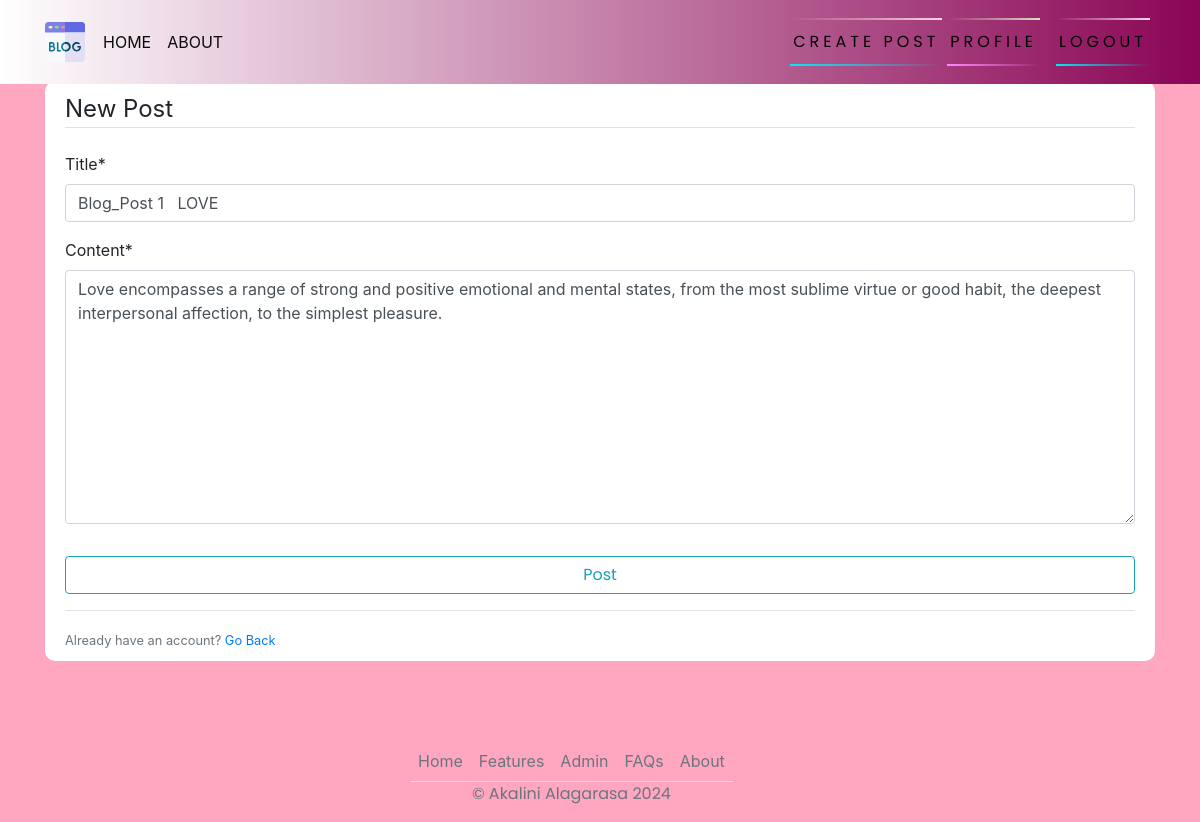
Page /post/1/update/ (signed in) on the committed database.
### blog/models.py (models this page shows, shortened)
class Post(models.Model):
    title = models.CharField(max_length=200)
    content = models.TextField()
    date_posted = models.DateTimeField(default=timezone.now)
    author = models.ForeignKey(User, on_delete=models.CASCADE)

### blog/views.py (the view, shortened to what this page needs)
# urls.py: path('post/<int:pk>/update/', PostUpdateView.as_view(), name="blog-update"),
class PostUpdateView(LoginRequiredMixin, UserPassesTestMixin, UpdateView):
    model = Post
    fields = ['title', 'content']
    def test_func(self):
        post = self.get_object()
        if self.request.user == post.author:
            return True
        return False

### blog/templates/blog/post_form.html (shortened to what this page needs)
{% extends 'blog/base.html' %}
{% load crispy_forms_tags %}
{% block content %}
    <div class="content-section">
        <form action="" method="post">
            <fieldset class="form-group">
                <legend class="border-bottom mb-4">New Post</legend>
                {{ form|crispy }}
            </fieldset>
            <div class="form-group">
                <button class="btn btn-outline-info" type="submit">Post</button>
            </div>
        </form>
        <div class="border-top pt-3">
            <small class="text-muted">Already have an account? <a href="{% url 'blog-home' %}">Go Back</a></small>
        </div>
    </div>
{% endblock content %}

### blog/static/blog/main.css (style rules this page uses)
body { background-color: rgb(56, 56, 56); margin-top: 5rem; background-size: contain; background-repeat: no-repeat; }
.content-section { background: rgb(255, 255, 255); padding: 10px 20px; border-radius: 10px; margin-bottom: 20px; }
button { font-family: 'Poppins', sans-serif; border: none; outline: 0; display: inline-block; padding: 8px; color: white; background-color: #000; text-align: center; cursor: pointer; width: 100%; font-size: 18px; transition: 1s; background: linear-gradient(270deg, rgba(255, 0, 170, 0.97) 0%, rgb(255, 255, 255) 100%); }

### blog/templates/blog/base.html (style rules this page uses)
body { background-color: #FFA6C1; }

### rows in the picture
Post: title "Blog_Post 1 LOVE", content "Love encompasses a range of strong and positive emotional and mental states, from the most sublime virtue or good habit, the deepest interpersonal affection, to the simplest pleasure."
